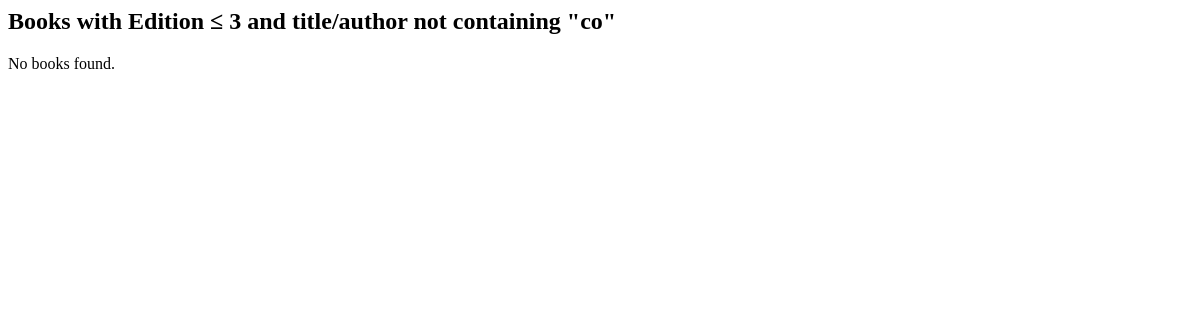
Page /books/lab8/task3/ on the earlier database version.
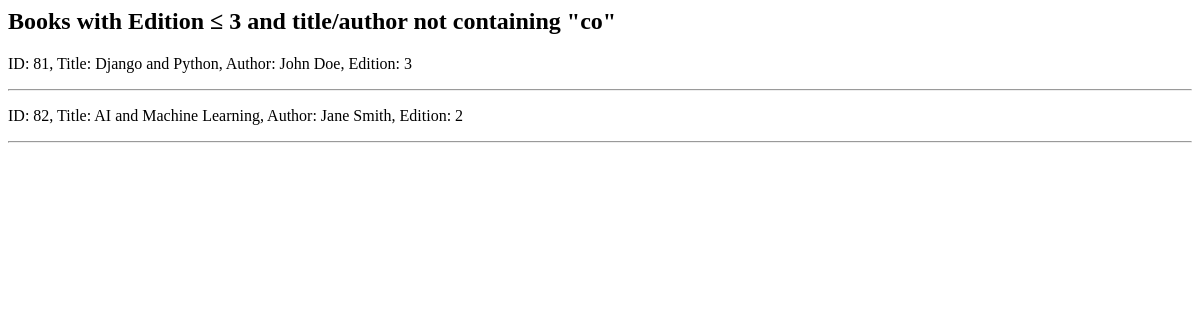
Same page on the later database version.
### apps/bookmodule/models.py (models this page shows)
class Book(models.Model):
    title = models.CharField(max_length = 50)
    author = models.CharField(max_length = 50)
    price = models.FloatField(default = 0.0)
    edition = models.SmallIntegerField(default = 1)

### apps/bookmodule/views.py (the view)
# urls.py: path('lab8/task3/', views.task3, name='task3'),
def task3(request):
    books = Book.objects.exclude(
        Q(edition__gt=3) & (Q(title__icontains='co') | Q(author__icontains='co'))
    )
    return render(request, 'bookmodule/task3.html', {'books': books})  # تأكد من أن المسار هو 'bookmodule/task3.html'

### apps/bookmodule/templates/bookmodule/task3.html
<h2>Books with Edition ≤ 3 and title/author not containing "co"</h2>
{% if books %}
  {% for book in books %}
    <p>ID: {{ book.id }}, Title: {{ book.title }}, Author: {{ book.author }}, Edition: {{ book.edition }}</p>
    <hr>
  {% endfor %}
{% else %}
  <p>No books found.</p>
{% endif %}

Differences in the rows shown:
added Book: id "81", title "Django and Python", author "John Doe", edition "3"
added Book: id "82", title "AI and Machine Learning", author "Jane Smith", edition "2"
Other differences:
text no longer shown: "No books found."
